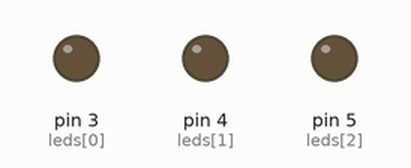
Simulated run of this sketch. Board: Arduino Uno, built with avr-gcc and run on an emulated ATmega328P. Parts: output pins drawn as LEDs (lit = HIGH).

Above: at 0.1 s.
At 0.7 s:
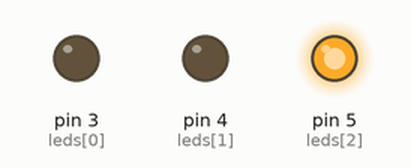
At 1.3 s:
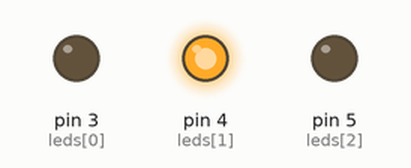
At 2.7 s:
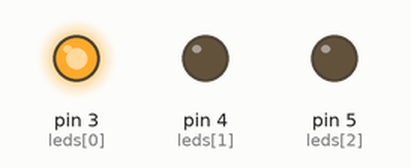
Timing chart, 0 to 3.0 s (numbered marks = the images above):
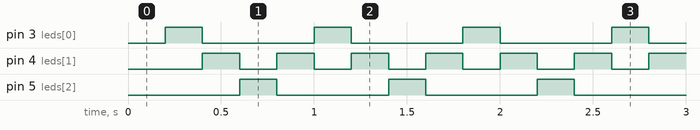

The sketch:

led_shift.ino
```cpp
const int leds[] = {3, 4, 5};  // LED 핀 번호 배열 선언
// → 3번, 4번, 5번 핀에 각각 LED가 연결되어 있다고 정의합니다.

const int numLeds = sizeof(leds) / sizeof(leds[0]);
// → LED의 개수를 계산합니다 (배열 크기 나누기 하나의 요소 크기)

int shiftIndex = 0;        // 현재 켜질 LED 인덱스
// → 어느 LED가 켜져야 하는지를 나타내는 변수입니다.

int shiftDirection = 1;    // 1이면 오른쪽, -1이면 왼쪽
// → 불빛이 이동하는 방향을 결정합니다.

unsigned long previousMillis = 0;
// → 이전에 LED를 바꾼 시점을 저장하는 변수입니다.

const int interval = 200;  // LED 전환 주기 (200ms)
// → LED가 움직이는 속도를 설정합니다.

void setup() {
  for (int i = 0; i < numLeds; i++) {
    pinMode(leds[i], OUTPUT);
    // → 각 LED 핀을 출력 모드로 설정합니다.
  }
}

void loop() {
  unsigned long currentMillis = millis();
  // → 현재 시간을 밀리초 단위로 가져옵니다.

  if (currentMillis - previousMillis >= interval) {
    previousMillis = currentMillis;
    // → 지정된 시간이 지났으면 다음으로 넘어갑니다.

    // 모든 LED 끄기
    for (int i = 0; i < numLeds; i++) {
      digitalWrite(leds[i], LOW);
      // → 모든 LED를 먼저 끕니다.
    }

    // 현재 위치의 LED 켜기
    digitalWrite(leds[shiftIndex], HIGH);
    // → 현재 인덱스에 해당하는 LED만 켭니다.

    // 다음 인덱스로 이동
    shiftIndex += shiftDirection;
    // → 불빛을 다음 LED로 이동합니다.

    // 양 끝에 도달하면 방향 반전
    if (shiftIndex == numLeds - 1 || shiftIndex == 0) {
      shiftDirection = -shiftDirection;
      // → 끝에 닿으면 방향을 반대로 바꿉니다.
    }
  }
}
```

Measured:
- by itself, pin 3 (leds[0]), pin 5 (leds[2]): alternates HIGH for 0.20 s and LOW for 0.60 s
- by itself, pin 4 (leds[1]): alternates HIGH for 0.20 s and LOW for 0.20 s
- by itself, everything shown: repeats every 0.80 s, in 4 steps
